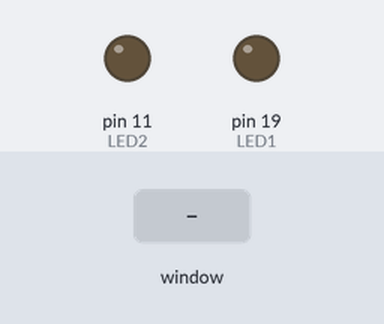
The program below on a simulated Raspberry Pi (header pin numbers). On the bench: output pins drawn as LEDs (lit = HIGH). The test bench sets the inputs (shaded band). The desktop window is not drawn, its controls go by their first labels and the mouse button is held 0.15 s.

Above: at 1.2 s.
1.3 s: control labelled "LED1 ON/OFF" in the window clicked
At 2.3 s:
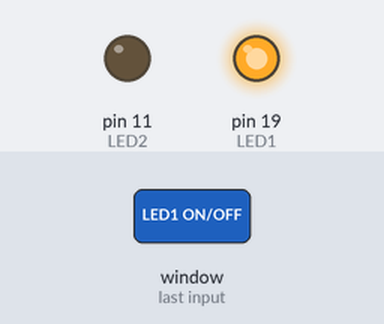
2.8 s: control labelled "LED2 ON/OFF" in the window clicked
At 3.4 s:
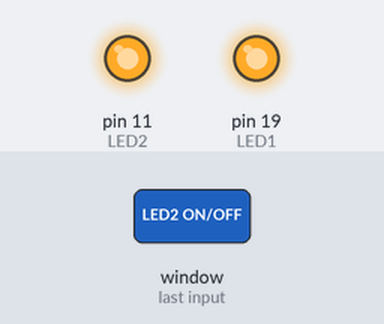
4.3 s: control labelled "LED1 ON/OFF" in the window clicked
At 5.7 s:
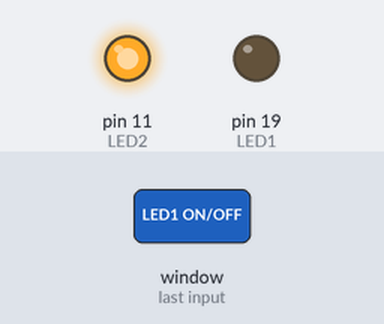
Timing chart, 0 to 7.3 s (numbered marks = the images above; inputs shaded):
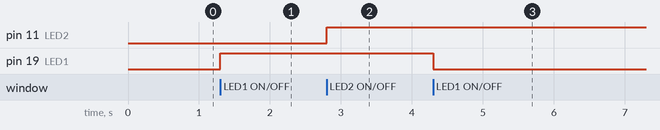

The program:

0322_gui_LED2.py
```python
from tkinter import *
import RPi.GPIO as GPIO
import time

window = Tk()        # 위젯 창을 만드는 클래스

window.title("LED CONT")
window.geometry("400x210")

GPIO.setmode(GPIO.BOARD)
LED1=19
LED2=11
GPIO.setup(LED1,GPIO.OUT,initial=GPIO.LOW)
GPIO.setup(LED2,GPIO.OUT,initial=GPIO.LOW)
LED1_state=False
LED2_state=False

#Hardware

def LED1_Cntl():
    global LED1_state
    if LED1_state==False:
        GPIO.output(LED1,GPIO.HIGH)
        #led1_bin['text']="LED1 ON"
        #led1_bin['fg']='red'
        led1_bin.config(text="LED1 ON",bg="#60d4d4")
        LED1_state= True
    else:
        GPIO.output(LED1,GPIO.LOW)
        #led1_bin['text']="LED1 OFF"
        #led1_bin['fg']='blue'
        led1_bin.config(text="LED1 OFF",bg="#60d4d4")
        LED1_state= False


def LED2_Cntl():
    global LED2_state
    if LED2_state==False:
        GPIO.output(LED2,GPIO.HIGH)
        #led2_bin['text']="LED2 ON"
        #led2_bin['fg']='red'
        led2_bin.config(text="LED2 ON",bg="#60d4d4")
        LED2_state= True
    else:
        GPIO.output(LED2,GPIO.LOW)
        #led2_bin['text']="LED2 OFF"
        #led2_bin['fg']='red'
        led2_bin.config(text="LED2 OFF",bg="#60d4d4")
        LED2_state= False

try:
    led1_bin= Button(window, text="LED1 ON/OFF", font=("맑은 고딕", 15), bd=7, bg="#60d4d4",
                fg="#803737", relief='groove',command=LED1_Cntl)

    led2_bin= Button(window, text="LED2 ON/OFF", font=("맑은 고딕", 15), bd=7, bg="#60d4d4",
                fg="#803737", relief='groove',command=LED2_Cntl)

    led1_bin.place(x=50, y=80, width=140, height=50)
    led2_bin.place(x=210, y=80, width=140, height=50)

    window.mainloop()

except KeyboardInterrupt:
    print("KeyboardInterrupt")
finally:
    print("cleanup")
    GPIO.cleanup()
```

Measured:
- after the input at 1.3 s, pin 19 (LED1): LOW → HIGH at once
- after the input at 2.8 s, pin 11 (LED2): LOW → HIGH at once
- after the input at 4.3 s, pin 19 (LED1): HIGH → LOW at once
